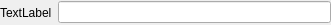
<?xml version="1.0" encoding="UTF-8"?>
<ui version="4.0">
 <class>StringVal</class>
 <widget class="QWidget" name="StringVal">
  <property name="geometry">
   <rect>
    <x>0</x>
    <y>0</y>
    <width>331</width>
    <height>25</height>
   </rect>
  </property>
  <property name="sizePolicy">
   <sizepolicy hsizetype="Preferred" vsizetype="MinimumExpanding">
    <horstretch>0</horstretch>
    <verstretch>0</verstretch>
   </sizepolicy>
  </property>
  <property name="windowTitle">
   <string notr="true">Form</string>
  </property>
  <layout class="QHBoxLayout" name="horizontalLayout">
   <property name="leftMargin">
    <number>0</number>
   </property>
   <property name="topMargin">
    <number>0</number>
   </property>
   <property name="rightMargin">
    <number>0</number>
   </property>
   <property name="bottomMargin">
    <number>0</number>
   </property>
   <item>
    <widget class="QLabel" name="valLabel">
     <property name="sizePolicy">
      <sizepolicy hsizetype="Preferred" vsizetype="MinimumExpanding">
       <horstretch>0</horstretch>
       <verstretch>0</verstretch>
      </sizepolicy>
     </property>
     <property name="text">
      <string>TextLabel</string>
     </property>
    </widget>
   </item>
   <item>
    <widget class="QLineEdit" name="value">
     <property name="text">
      <string notr="true"/>
     </property>
    </widget>
   </item>
  </layout>
 </widget>
 <resources/>
 <connections/>
</ui>
